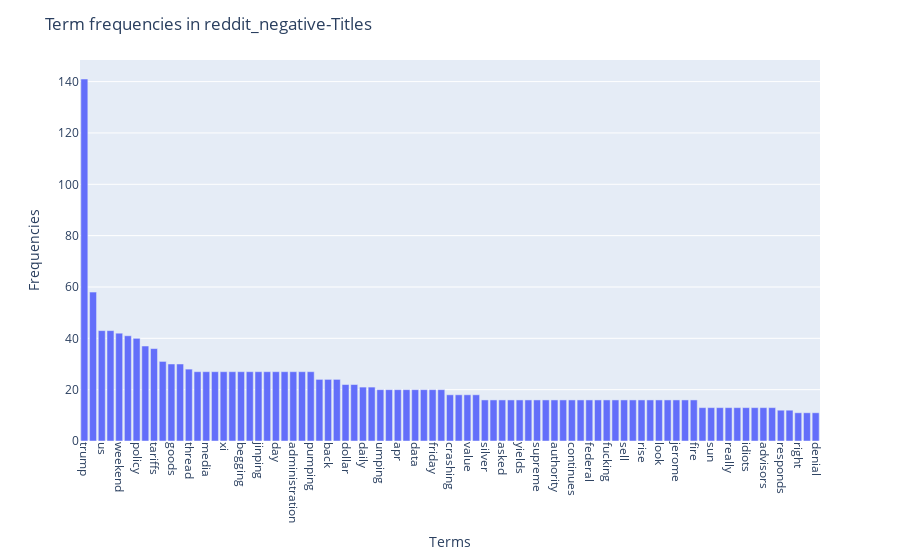
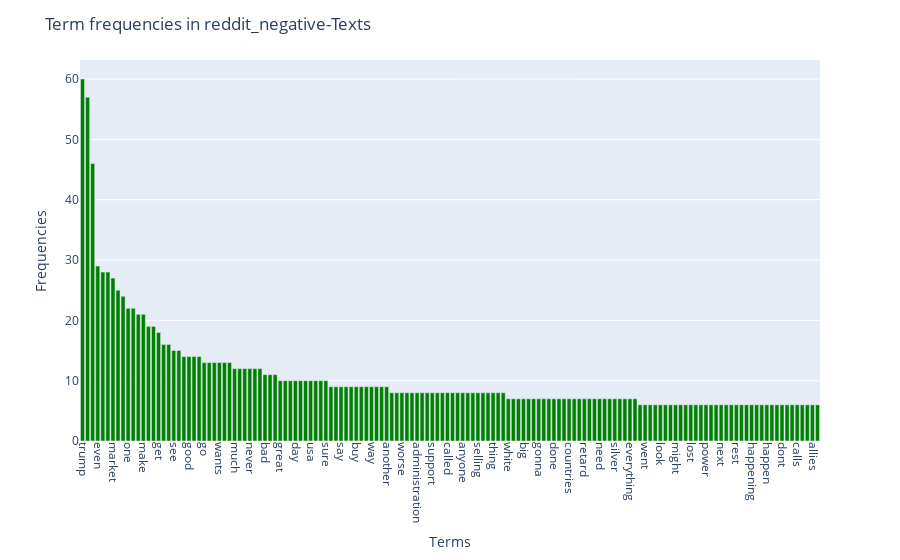

Source (notebook cell) for these figures, in order:
### Code cell
get_freq_plt(reddit_negative, 'Term frequencies in reddit_negative')

### Figure 1 — Plotly figure (JSON) as saved in the notebook; plotly's stock layout.template omitted (floating-point values rounded to 4 significant figures)
{"data": [{"hovertemplate": "x=%{x}<br>y=%{y}<extra></extra>", "legendgroup": "", "marker": {"color": "#636efa", "pattern": {"shape": ""}}, "name": "", "orientation": "v", "showlegend": false, "textposition": "auto", "type": "bar", "x": ["trump", "china", "us", "president", "weekend", "discussion", "policy", "tariff", "tariffs", "stock", "goods", "one", "thread", "making", "media", "sitting", "xi", "social", "begging", "call", "jinping", "decision", "day", "quickly", "administration", "feel", "pumping", "stocks", "back", "treasuries", "dollar", "market", "daily", "april", "umping", "allies", "apr", "shows", "data", "fundamentals", "friday", "ot", "crashing", "raises", "value", "breaking", "silver", "chair", "asked", "year", "yields", "treasury", "supreme", "awful", "authority", "campaign", "continues", "everywhere", "federal", "misinformation", "fucking", "seeing", "sell", "reserve", "rise", "powell", "look", "led", "jerome", "court", "fire", "well", "sun", "surrounded", "really", "launch", "idiots", "bunch", "advisors", "economic", "responds", "imported", "right", "complete", "denial"], "xaxis": "x", "y": [141, 58, 43, 43, 42, 41, 40, 37, 36, 31, 30, 30, 28, 27, 27, 27, 27, 27, 27, 27, 27, 27, 27, 27, 27, 27, 27, 24, 24, 24, 22, 22, 21, 21, 20, 20, 20, 20, 20, 20, 20, 20, 18, 18, 18, 18, 16, 16, 16, 16, 16, 16, 16, 16, 16, 16, 16, 16, 16, 16, 16, 16, 16, 16, 16, 16, 16, 16, 16, 16, 16, 13, 13, 13, 13, 13, 13, 13, 13, 13, 12, 12, 11, 11, 11], "yaxis": "y"}], "layout": {"barmode": "relative", "legend": {"tracegroupgap": 0}, "margin": {"t": 60}, "title": {"text": "Term frequencies in reddit_negative-Titles"}, "xaxis": {"anchor": "y", "domain": [0, 1], "tickangle": 90, "title": {"text": "Terms"}}, "yaxis": {"anchor": "x", "domain": [0, 1], "title": {"text": "Frequencies"}}}}

### Figure 2 — Plotly figure (JSON) as saved in the notebook; plotly's stock layout.template omitted (floating-point values rounded to 4 significant figures; data arrays with more than 128 entries replaced by an {"elided": "..."} marker saying what was removed)
{"data": [{"hovertemplate": "x=%{x}<br>y=%{y}<extra></extra>", "legendgroup": "", "marker": {"color": "green", "pattern": {"shape": ""}}, "name": "", "orientation": "v", "showlegend": false, "textposition": "auto", "type": "bar", "x": {"elided": "146 str values"}, "xaxis": "x", "y": {"elided": "146 int values"}, "yaxis": "y"}], "layout": {"barmode": "relative", "legend": {"tracegroupgap": 0}, "margin": {"t": 60}, "title": {"text": "Term frequencies in reddit_negative-Texts"}, "xaxis": {"anchor": "y", "domain": [0, 1], "tickangle": 90, "title": {"text": "Terms"}}, "yaxis": {"anchor": "x", "domain": [0, 1], "title": {"text": "Frequencies"}}}}
